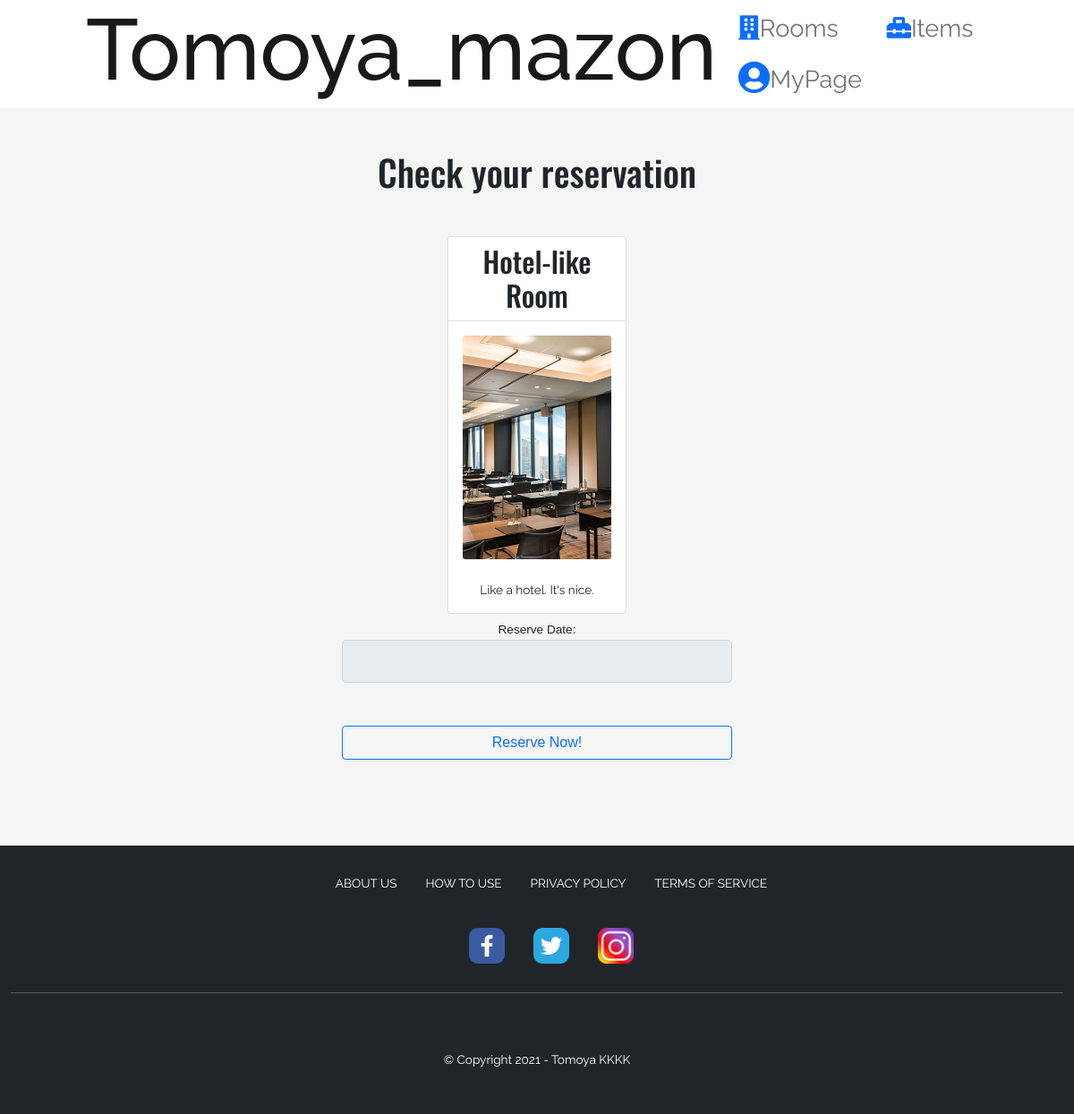
The app's page /bookroomnow.php?room_id=1 with its own data.
### tables this page shows
CREATE TABLE `Rooms` (
  `room_id` int(11) NOT NULL,
  `room_name` varchar(255) NOT NULL,
  `room_img` varchar(255) NOT NULL,
  `room_desc` varchar(255) NOT NULL,
  `status` varchar(255) DEFAULT NULL
);

### classes/database.php (called while the page is built, shortened)
<?php
    class Database{
        private $servername = "us-cdbr-east-04.cleardb.com";
        private $username = "bf4d33fd1525b8";
        private $password = "c5791799";
        private $db_name = "heroku_1fdf15f259283b0";
        function __construct(){
            return $this->conn = new mysqli($this->servername,$this->username,$this->password,$this->db_name,);
        }
    }

### action.php (called while the page is built, shortened)
<?php
    include 'classes/Users.php';
    $userobj = new Users;
    ?>

### classes/Users.php (called while the page is built, shortened)
<?php
    include 'database.php';
    class Users extends Database{
        function get_1room($room_id){
            $sql = "SELECT * From Rooms WHERE room_id='$room_id'";
            $result = $this->conn->query($sql);
            if($result->num_rows>0){
                $row = array();
                while($rows = $result->fetch_assoc()){
                    $row[] = $rows;
                }
                return $row;
            }else{
                return FALSE;
            }
        }
    }
?>

### bookroomnow.php (the view, shortened to what this page needs)
<?php
    include 'action.php';
?>
<!doctype html>
<html lang="en">
  <head>
    <link rel="stylesheet" href="https://cdn.jsdelivr.net/npm/bootstrap@5.0.2/dist/css/bootstrap.min.css">
    <?php include 'header.php' ?>
    <?php $reserved_date = $_GET['reserved_date'] ?>
</head>
  <body>
<h1 class="text-center mt-5 mb-5">Check your reservation</h1>
  <?php $room_id = $_GET['room_id'] ?>
<div class="text-center mx-auto">
<?php foreach($userobj->get_1room($room_id) as $row): ?>
    <div class="col-md-2 mx-auto text-center">
        <div class="card mt-4 mx-auto text-center">
            <h2 class="card-header bg-white text-dark">
            <?php echo $row['room_name'] ?>
            </h2>
            <h3 class="card-body">
            <img src="img/<?php echo $row['room_img']?>" alt="" class="card-img card-img-top">
            </h3>
            <p>
            <?php echo $row['room_desc'] ?>
            </p>
        </div>
    </div>
<?php endforeach; ?>
</div>
    <div class="container mx-auto mt-2">
        <div class="row mx-auto">
            <form action="" method="post" class="text-center">
              <div class="col-md-12 mx-auto" style="width:40%">Reserve Date:<input type="" name="reserved_date" value="<?php echo $reserved_date ?>" class="form-control form-control-lg text-center" readonly>
              </div>
              <button type="submit" name="reserve_room" class="btn btn-outline-primary mt-5 mb-5" style="width:40%">Reserve Now!</button>
            </form>
        </div>
      </div>
    <footer>
        <?php include 'footer.php' ?>
    </footer>
  </body>
</html>

### css/style.css (style rules this page uses)
* { margin: 0; padding: 0; border: none; outline: none; box-sizing: border-box; }
h1, h2, h3, h4, h5, h6 { font-family: 'Oswald', sans-serif; }
p, span, a, label, input { font-family: 'Raleway', sans-serif; }
body { margin: 0; font-family: "Montserrat", sans-serif; font-size: 0.85rem; font-weight: 400; line-height: 1.5; color: #212529; text-align: left; background-color: #f5f5f5;; }
footer { margin-top: auto; bottom: -1; z-index: 9999; }
.card-img { height: 250px; object-fit: cover; }

### records on screen
rooms: room_name "Hotel-like Room", room_img (picture), room_desc "Like a hotel. It's nice."
